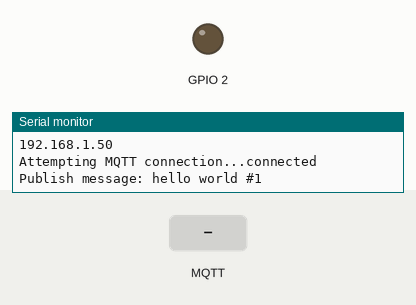
This sketch was run on a simulated ESP8266 (NodeMCU). Parts: output pins drawn as LEDs (lit = HIGH), the last lines printed to the serial monitor. The inputs (shaded band) are chosen by the test bench. WiFi joins after 1.5 s; servers stay silent unless stated; random numbers use the default seed unless the sketch sets one; no MQTT or app messages arrive unless stated.

Above: at 2.7 s.
2.8 s: MQTT message "0" arrives on the first subscribed topic
At 3.7 s:
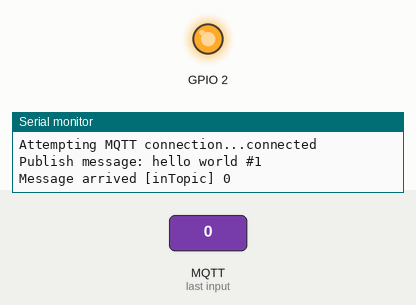
4.3 s: MQTT message "1" arrives on the first subscribed topic
At 4.9 s:
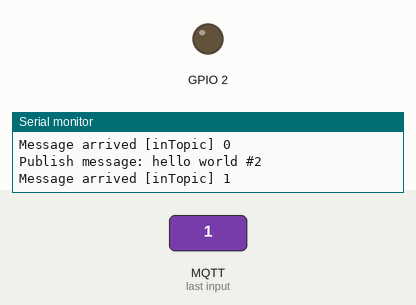
5.8 s: MQTT message "2" arrives on the first subscribed topic
At 6.1 s:
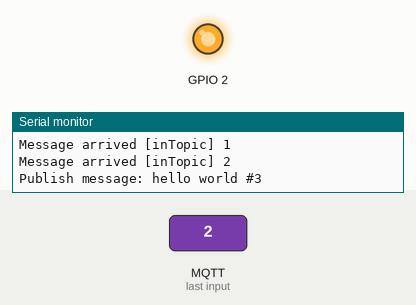
Timing chart, 0 to 8.8 s (numbered marks = the images above; inputs shaded):
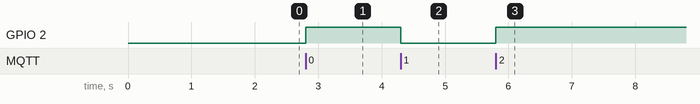

Measured:
- after the input at 2.8 s, GPIO 2: LOW → HIGH at once
- after the input at 4.3 s, GPIO 2: HIGH → LOW at once
- after the input at 5.8 s, GPIO 2: LOW → HIGH at once

The sketch:

conexion_broker_shiftrio.ino
```cpp
/*
 Basic ESP8266 MQTT example

 This sketch demonstrates the capabilities of the pubsub library in combination
 with the ESP8266 board/library.

 It connects to an MQTT server then:
  - publishes "hello world" to the topic "outTopic" every two seconds
  - subscribes to the topic "inTopic", printing out any messages
    it receives. NB - it assumes the received payloads are strings not binary
  - If the first character of the topic "inTopic" is an 1, switch ON the ESP Led,
    else switch it off

 It will reconnect to the server if the connection is lost using a blocking
 reconnect function. See the 'mqtt_reconnect_nonblocking' example for how to
 achieve the same result without blocking the main loop.

 To install the ESP8266 board, (using Arduino 1.6.4+):
  - Add the following 3rd party board manager under "File -> Preferences -> Additional Boards Manager URLs":
       http://arduino.esp8266.com/stable/package_esp8266com_index.json
  - Open the "Tools -> Board -> Board Manager" and click install for the ESP8266"
  - Select your ESP8266 in "Tools -> Board"

*/

#include <ESP8266WiFi.h>
#include <PubSubClient.h>

// Update these with values suitable for your network.

const char* ssid = "HUAWEI-73ED";
const char* password = "04592945";
const char* mqtt_server = "broker.shiftr.io";

const char clientID[]="ESP8266-marko";  //identificador unico de para cada dispositivo iot
const char username[]="marko-caballero";       //usuario configurado en broker
const char passwords[]="marko-caballero";      //contraseña usuario broker
const char willTopic[]="status";
int willQoS=2 ;                             //0-1-2
int  willRetain=0 ;                         //0-1  //si se activa o no la retencion de data
const char willMessage[]="desconectado";    //mensaje cuando device este desconectado de broker


WiFiClient espClient;
PubSubClient client(espClient);
long lastMsg = 0;
char msg[50];
int value = 0;

void setup_wifi() {

  delay(10);
  // We start by connecting to a WiFi network
  Serial.println();
  Serial.print("Connecting to ");
  Serial.println(ssid);

  WiFi.begin(ssid, password);

  while (WiFi.status() != WL_CONNECTED) {
    delay(500);
    Serial.print(".");
  }

  randomSeed(micros());

  Serial.println("");
  Serial.println("WiFi connected");
  Serial.println("IP address: ");
  Serial.println(WiFi.localIP());
}

void callback(char* topic, byte* payload, unsigned int length) {
  Serial.print("Message arrived [");
  Serial.print(topic);
  Serial.print("] ");
  for (int i = 0; i < length; i++) {
    Serial.print((char)payload[i]);
  }
  Serial.println();

  // Switch on the LED if an 1 was received as first character
  if ((char)payload[0] == '1') {
    digitalWrite(BUILTIN_LED, LOW);   // Turn the LED on (Note that LOW is the voltage level
    // but actually the LED is on; this is because
    // it is active low on the ESP-01)
  } else {
    digitalWrite(BUILTIN_LED, HIGH);  // Turn the LED off by making the voltage HIGH
  }

}

void reconnect() {
  // Loop until we're reconnected
  while (!client.connected()) {
    Serial.print("Attempting MQTT connection...");
    // Create a random client ID
    String clientId = "ESP8266Client-";
    clientId += String(random(0xffff), HEX);
    // Attempt to connect
    //if (client.connect(clientId.c_str())) {
  if(client.connect(clientID,username,passwords,willTopic,willQoS,willRetain,willMessage)){

      Serial.println("connected");
      // Once connected, publish an announcement...
      client.publish("outTopic", "hello world");
      // ... and resubscribe
      client.subscribe("inTopic");
    } else {
      Serial.print("failed, rc=");
      Serial.print(client.state());
      Serial.println(" try again in 5 seconds");
      // Wait 5 seconds before retrying
      delay(5000);
    }
  }
}

void setup() {
  pinMode(BUILTIN_LED, OUTPUT);     // Initialize the BUILTIN_LED pin as an output
  Serial.begin(115200);
  setup_wifi();
  client.setServer(mqtt_server, 1883);
  client.setCallback(callback);
}

void loop() {

  if (!client.connected()) {
    reconnect();
  }
  client.loop();

  long now = millis();
  if (now - lastMsg > 2000) {
    lastMsg = now;
    ++value;
    snprintf (msg, 50, "hello world #%ld", value);
    Serial.print("Publish message: ");
    Serial.println(msg);
    client.publish("outTopic", msg);
  }
}
```
